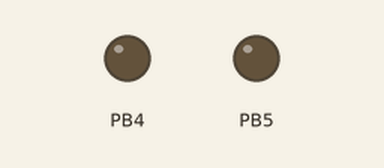
Bench run of a program on a simulated ATmega328P, built with avr-gcc and emulated at 16 MHz (the files do not name the chip). Shown: output pins drawn as LEDs (lit = HIGH).

Above: at 1.0 s.
At 3.1 s:
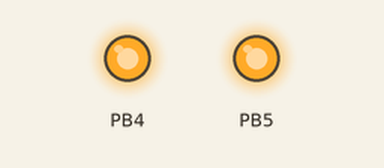
Timing chart, 0 to 5.5 s (numbered marks = the images above):
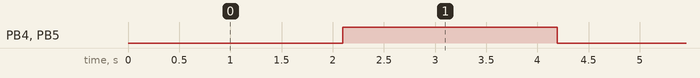

Measured:
- by itself, PB4, PB5: alternates HIGH for 2.1 s and LOW for 2.1 s

The program:

main.c
```c
/*
 * Timer2AndPinChangeInterrupt.c
 *
 * Created: 3/24/2025 1:49:38 PM
 * Author : Tegar Berbudi
 */

#ifndef F_CPU
#define F_CPU 16000000UL
#endif

#include <avr/io.h>
#include <avr/interrupt.h>

// untuk menghitung jumlah overflow interrupt Timer 2
volatile uint8_t count;

// timer 2 overflow interrupt akan dihitung
ISR(TIMER2_OVF_vect)
{
	count++;
}

// pin change interrupt port B akan men-toggle PB5/pin-digital-13/LED-built-in
ISR(PCINT0_vect)
{
	PORTB ^= 0X20;
}

int main(void)
{
	// pin digital 13/PB5/LED-built-in DAN pin digital 12/PB4; di-set sebagai output
	DDRB |= (1 << DDB5) | (1 << DDB4);

	// Timer 2 di-set dengan preskalar 1/1024 --> 15625 Hz; mode normal
	TCCR2B |= (1 << CS22) | (1 << CS21) | (1 << CS20);

	// mengaktifkan Timer 2 overflow interrupt
	TIMSK2 |= (1 << TOIE2);

	// mengaktifkan mask pada PCINT4/PB4/pin digital 12 untuk pin change interrupt
	PCMSK0 |= (1 << PCINT4);

	// mengaktifkan pin change interrupt pada port B
	PCICR |= (1 << PCIE0);

	// mengaktifkan interrupt global
	sei();

	// endless loop
    while (1)
    {
		// jika count bernilai 0 atau kurang dari 128 --> PCINT4/PB4/pin digital 12 di-set ke LOW
		// jika count berada di tengah (anggap 128 berada di tengah 0 - 255) --> PCINT4/PB4/pin digital 12 di-set ke HIGH
		(count >= 128) ? (PORTB |= (1 << PORTB4)) : (PORTB &= ~(1 << PORTB4));
    }
}
```
